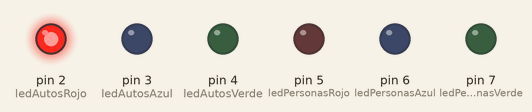
Bench run of a sketch on a simulated Arduino Uno, built with avr-gcc and run on an emulated ATmega328P. Shown: output pins drawn as LEDs (lit = HIGH).

Above: at 0.1 s.
At 4.1 s:
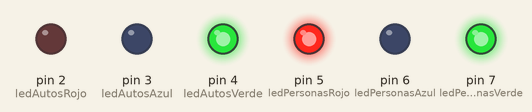
At 8.1 s:
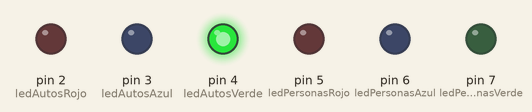
At 17.1 s:
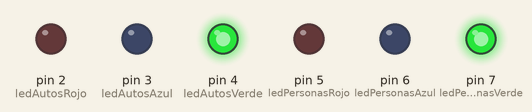
At 27.1 s:
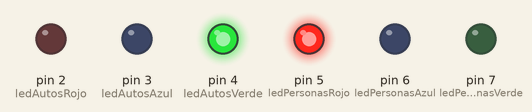
At 36.1 s:
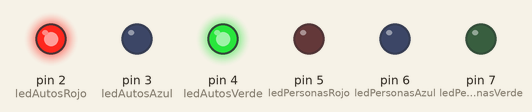
Timing chart, 0 to 40.0 s (numbered marks = the images above):
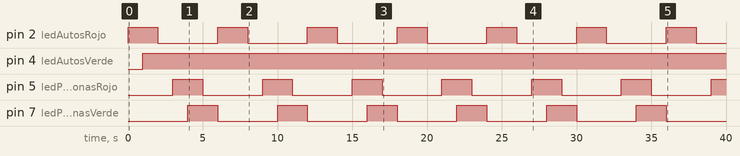

The sketch:

guia_manejo_digital1.ino
```cpp
//a) Simular el ciclo de encendido de luces de un semáforo,
//tanto el del auto como el peatonal
//al mismo tiempo.

#define ledAutosRojo         2
#define ledAutosAzul         3
#define ledAutosVerde        4

#define ledPersonasRojo      5
#define ledPersonasAzul  6
#define ledPersonasVerde     7

void setup()
{
  //autos
  pinMode(ledAutosRojo, OUTPUT);
  pinMode(ledAutosAzul, OUTPUT);
  pinMode(ledAutosVerde, OUTPUT);

  //personas
  pinMode(ledPersonasRojo, OUTPUT);
  pinMode(ledPersonasAzul, OUTPUT);
  pinMode(ledPersonasVerde, OUTPUT);
}

void loop()
{
  // //////////////////autos//////////////////

  //prender y apagar rojo
  digitalWrite(ledAutosRojo, HIGH);
  delay(1000);
  digitalWrite(ledAutosRojo, LOW);

  //prender y apagar amarillo
  digitalWrite(ledAutosVerde, HIGH);
  digitalWrite(ledAutosRojo, HIGH);

  delay(1000);

  digitalWrite(ledAutosVerde, LOW);
  digitalWrite(ledAutosRojo, LOW);
  digitalWrite(ledAutosAzul, LOW);

  // prender y apagar verde autos
  digitalWrite(ledAutosVerde, HIGH);
  delay(1000);
  digitalWrite(ledAutosRojo, LOW);
  digitalWrite(ledAutosAzul, LOW);


  // /////////personas////////////////////


   //prender y apagar rojo
  digitalWrite(ledPersonasRojo, HIGH);
  delay(1000);
  digitalWrite(ledPersonasRojo, LOW);

  //prender y apagar amarillo
  digitalWrite(ledPersonasVerde, HIGH);
  digitalWrite(ledPersonasRojo, HIGH);

  delay(1000);

  digitalWrite(ledPersonasVerde, LOW);
  digitalWrite(ledPersonasRojo, LOW);
  digitalWrite(ledPersonasAzul, LOW);

  // prender y apagar verde autos
  digitalWrite(ledPersonasVerde, HIGH);
  delay(1000);
  digitalWrite(ledPersonasVerde, LOW);
  digitalWrite(ledPersonasAzul, LOW);

}
```

Measured:
- by itself, pin 2 (ledAutosRojo), pin 5 (ledPersonasRojo), pin 7 (ledPersonasVerde): alternates HIGH for 2.0 s and LOW for 4.0 s
- by itself, pin 4 (ledAutosVerde): LOW → HIGH at 1.0 s
